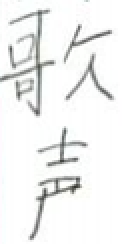
#> input picture img_match/kanzi/2001.png, 61 x 122 px (shown 2 times larger)
$ python feature_detection.py
#> lines starting #> are read from the running program, lines starting #| are printed output that depends on the picture; long printed decimals are rounded
"""feature detection."""

#値が小さいほど類似度が高い

import cv2
import os

TARGET_FILE = '2001.png'
IMG_DIR = os.path.abspath(os.path.dirname(__file__)) + '/kanzi/'
IMG_SIZE = (200, 200)

target_img_path = IMG_DIR + TARGET_FILE
target_img = cv2.imread(target_img_path, cv2.IMREAD_GRAYSCALE)
#> target_img: shape (122, 61); min 50, max 255, mean 241.5
target_img = cv2.resize(target_img, IMG_SIZE)
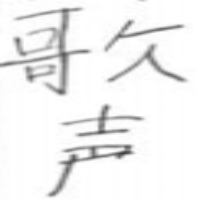
#> target_img: shape (200, 200); min 61, max 255, mean 241.5
bf = cv2.BFMatcher(cv2.NORM_HAMMING)
detector = cv2.ORB_create()
# detector = cv2.AKAZE_create()
(target_kp, target_des) = detector.detectAndCompute(target_img, None)
#> target_kp = 240 keypoints; strongest (x, y, size): (100, 131, 53.6), (102, 131, 44.6), (99, 131, 44.6), (92, 148, 44.6)

print('TARGET_FILE: %s' % (TARGET_FILE))

files = os.listdir(IMG_DIR)
for file in files:
    if file == '.DS_Store' or file == TARGET_FILE:
        continue

    comparing_img_path = IMG_DIR + file
    try:
        comparing_img = cv2.imread(comparing_img_path, cv2.IMREAD_GRAYSCALE)
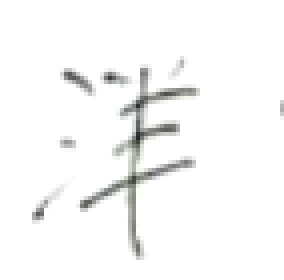
#> input picture img_match/kanzi/1001.png, 71 x 70 px (shown 4 times larger)
#> comparing_img: shape (70, 71); min 39, max 255, mean 247.9
        comparing_img = cv2.resize(comparing_img, IMG_SIZE)
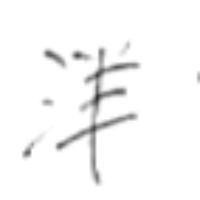
#> comparing_img: shape (200, 200); min 48, max 255, mean 247.9
        (comparing_kp, comparing_des) = detector.detectAndCompute(comparing_img, None)
#> comparing_kp = 176 keypoints; strongest (x, y, size): (97, 95, 77.1), (98, 95, 53.6), (76, 55, 53.6), (96, 99, 92.6)
        matches = bf.match(target_des, comparing_des)
#> matches = 240 matches
        dist = [m.distance for m in matches]
#> dist = 240 values, max 96 at index 30, min 33 at index 35, mean 65
        ret = sum(dist) / len(dist)
#> ret = 65
    except cv2.error:
        ret = 100000

    print(file, ret)
#| 1001.png 64.996
#> pass 2 of the loop `for file in files:`:
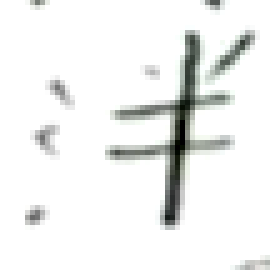
#> input picture img_match/kanzi/1002.png, 54 x 54 px (shown 5 times larger)
#> `comparing_img = cv2.resize(comparing_img, IMG_SIZE)`:
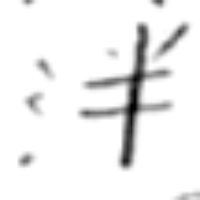
#> comparing_img: shape (200, 200); min 0, max 255, mean 239.7
#> comparing_kp = 115 keypoints; strongest (x, y, size): (129, 79, 64.3), (124, 110, 64.3), (119, 117, 77.1), (140, 107, 53.6)
#> dist = 240 values, max 102 at index 27, min 29 at index 70, mean 65.58
#> ret = 65.58
#| 1002.png 65.583
#> pass 3 of the loop `for file in files:`:
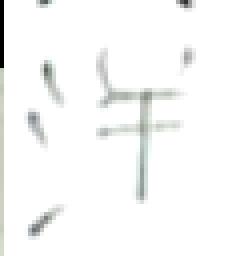
#> input picture img_match/kanzi/1004.png, 63 x 64 px (shown 4 times larger)
#> `comparing_img = cv2.resize(comparing_img, IMG_SIZE)`:
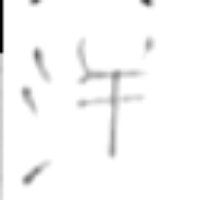
#> comparing_img: shape (200, 200); min 0, max 255, mean 248.6
#> comparing_kp = 63 keypoints; strongest (x, y, size): (116, 75, 64.3), (36, 51, 31), (118, 74, 53.6), (112, 74, 53.6)
#> dist = 240 values, max 107 at index 33, min 26 at index 49, mean 68.68
#> ret = 68.68
#| 1004.png 68.683
#> the loop made 4 passes; the first 3 are shown
